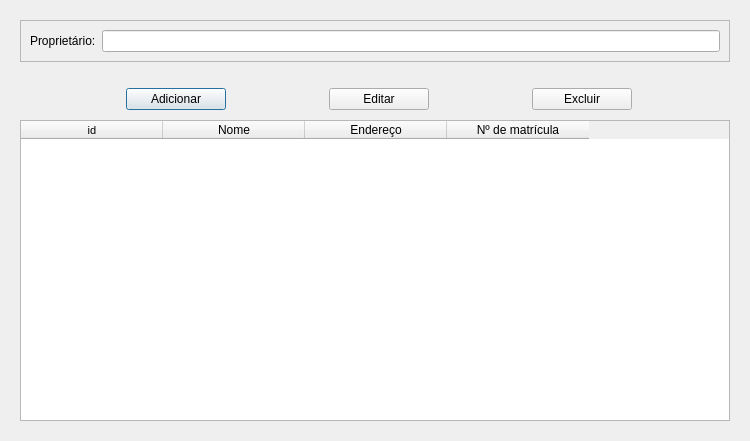
<?xml version="1.0" encoding="UTF-8"?>
<ui version="4.0">
 <class>Dialog</class>
 <widget class="QDialog" name="Dialog">
  <property name="geometry">
   <rect>
    <x>0</x>
    <y>0</y>
    <width>750</width>
    <height>441</height>
   </rect>
  </property>
  <property name="minimumSize">
   <size>
    <width>750</width>
    <height>441</height>
   </size>
  </property>
  <property name="maximumSize">
   <size>
    <width>750</width>
    <height>441</height>
   </size>
  </property>
  <property name="windowTitle">
   <string>Dialog</string>
  </property>
  <layout class="QVBoxLayout" name="verticalLayout">
   <item>
    <widget class="QFrame" name="frame">
     <property name="minimumSize">
      <size>
       <width>712</width>
       <height>0</height>
      </size>
     </property>
     <property name="frameShape">
      <enum>QFrame::NoFrame</enum>
     </property>
     <layout class="QVBoxLayout" name="verticalLayout_2">
      <item>
       <widget class="QFrame" name="frame_3">
        <property name="frameShape">
         <enum>QFrame::StyledPanel</enum>
        </property>
        <property name="frameShadow">
         <enum>QFrame::Raised</enum>
        </property>
        <layout class="QHBoxLayout" name="horizontalLayout_2">
         <item>
          <widget class="QLabel" name="label">
           <property name="text">
            <string>Proprietário:</string>
           </property>
          </widget>
         </item>
         <item>
          <widget class="QLineEdit" name="owner"/>
         </item>
        </layout>
       </widget>
      </item>
      <item>
       <widget class="QFrame" name="frame_2">
        <property name="minimumSize">
         <size>
          <width>720</width>
          <height>46</height>
         </size>
        </property>
        <property name="maximumSize">
         <size>
          <width>625</width>
          <height>30</height>
         </size>
        </property>
        <property name="frameShape">
         <enum>QFrame::NoFrame</enum>
        </property>
        <layout class="QHBoxLayout" name="horizontalLayout">
         <item>
          <widget class="QPushButton" name="add">
           <property name="maximumSize">
            <size>
             <width>100</width>
             <height>16777215</height>
            </size>
           </property>
           <property name="text">
            <string>Adicionar</string>
           </property>
          </widget>
         </item>
         <item>
          <widget class="QPushButton" name="edit">
           <property name="maximumSize">
            <size>
             <width>100</width>
             <height>16777215</height>
            </size>
           </property>
           <property name="text">
            <string>Editar</string>
           </property>
          </widget>
         </item>
         <item>
          <widget class="QPushButton" name="delete_2">
           <property name="maximumSize">
            <size>
             <width>100</width>
             <height>16777215</height>
            </size>
           </property>
           <property name="text">
            <string>Excluir</string>
           </property>
          </widget>
         </item>
        </layout>
       </widget>
      </item>
      <item>
       <widget class="QTableWidget" name="property_table">
        <attribute name="horizontalHeaderDefaultSectionSize">
         <number>142</number>
        </attribute>
        <column>
         <property name="text">
          <string>id</string>
         </property>
         <property name="font">
          <font>
           <pointsize>8</pointsize>
          </font>
         </property>
        </column>
        <column>
         <property name="text">
          <string>Nome</string>
         </property>
        </column>
        <column>
         <property name="text">
          <string>Endereço</string>
         </property>
        </column>
        <column>
         <property name="text">
          <string>Nº de matrícula</string>
         </property>
        </column>
       </widget>
      </item>
     </layout>
    </widget>
   </item>
  </layout>
 </widget>
 <resources/>
 <connections/>
</ui>
